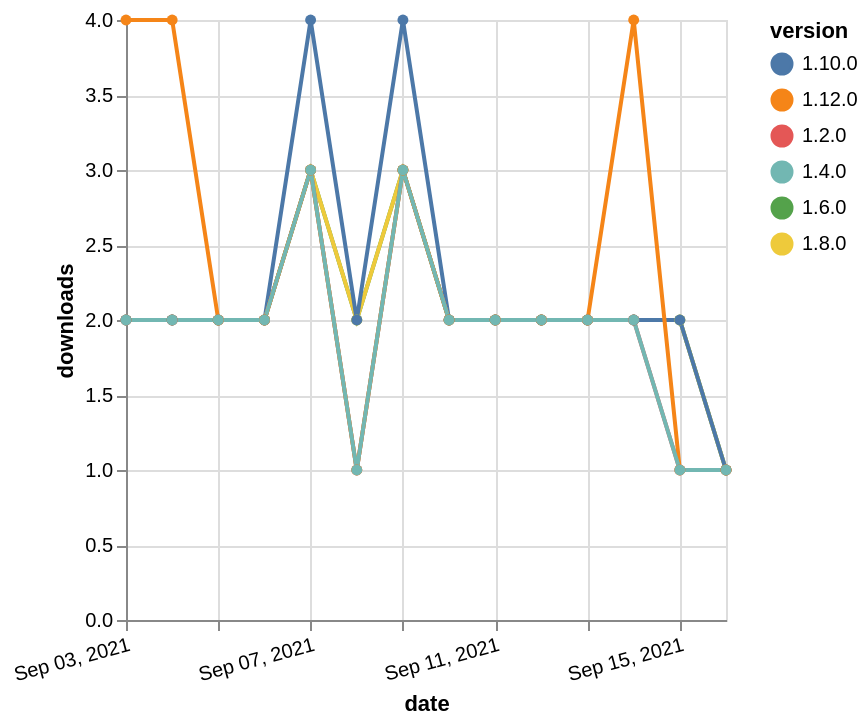

Express this chart as Vega-Lite.
### Vega-Lite specification from a JSON file in a GitHub repository (floating-point values rounded to 4 significant figures)
{"$schema": "https://vega.github.io/schema/vega-lite/v5.json", "description": "A simple bar chart with embedded data.", "data": {"values": [{"date": "2021-09-03", "total": 1457, "delta": 2, "version": "1.6.0"}, {"date": "2021-09-04", "total": 1459, "delta": 2, "version": "1.6.0"}, {"date": "2021-09-05", "total": 1461, "delta": 2, "version": "1.6.0"}, {"date": "2021-09-06", "total": 1463, "delta": 2, "version": "1.6.0"}, {"date": "2021-09-07", "total": 1466, "delta": 3, "version": "1.6.0"}, {"date": "2021-09-08", "total": 1468, "delta": 2, "version": "1.6.0"}, {"date": "2021-09-09", "total": 1471, "delta": 3, "version": "1.6.0"}, {"date": "2021-09-10", "total": 1473, "delta": 2, "version": "1.6.0"}, {"date": "2021-09-11", "total": 1475, "delta": 2, "version": "1.6.0"}, {"date": "2021-09-12", "total": 1477, "delta": 2, "version": "1.6.0"}, {"date": "2021-09-13", "total": 1479, "delta": 2, "version": "1.6.0"}, {"date": "2021-09-14", "total": 1481, "delta": 2, "version": "1.6.0"}, {"date": "2021-09-15", "total": 1483, "delta": 2, "version": "1.6.0"}, {"date": "2021-09-16", "total": 1484, "delta": 1, "version": "1.6.0"}, {"date": "2021-09-03", "total": 1009, "delta": 2, "version": "1.8.0"}, {"date": "2021-09-04", "total": 1011, "delta": 2, "version": "1.8.0"}, {"date": "2021-09-05", "total": 1013, "delta": 2, "version": "1.8.0"}, {"date": "2021-09-06", "total": 1015, "delta": 2, "version": "1.8.0"}, {"date": "2021-09-07", "total": 1018, "delta": 3, "version": "1.8.0"}, {"date": "2021-09-08", "total": 1020, "delta": 2, "version": "1.8.0"}, {"date": "2021-09-09", "total": 1023, "delta": 3, "version": "1.8.0"}, {"date": "2021-09-10", "total": 1025, "delta": 2, "version": "1.8.0"}, {"date": "2021-09-11", "total": 1027, "delta": 2, "version": "1.8.0"}, {"date": "2021-09-12", "total": 1029, "delta": 2, "version": "1.8.0"}, {"date": "2021-09-13", "total": 1031, "delta": 2, "version": "1.8.0"}, {"date": "2021-09-14", "total": 1033, "delta": 2, "version": "1.8.0"}, {"date": "2021-09-15", "total": 1035, "delta": 2, "version": "1.8.0"}, {"date": "2021-09-16", "total": 1036, "delta": 1, "version": "1.8.0"}, {"date": "2021-09-03", "total": 720, "delta": 2, "version": "1.10.0"}, {"date": "2021-09-04", "total": 722, "delta": 2, "version": "1.10.0"}, {"date": "2021-09-05", "total": 724, "delta": 2, "version": "1.10.0"}, {"date": "2021-09-06", "total": 726, "delta": 2, "version": "1.10.0"}, {"date": "2021-09-07", "total": 730, "delta": 4, "version": "1.10.0"}, {"date": "2021-09-08", "total": 732, "delta": 2, "version": "1.10.0"}, {"date": "2021-09-09", "total": 736, "delta": 4, "version": "1.10.0"}, {"date": "2021-09-10", "total": 738, "delta": 2, "version": "1.10.0"}, {"date": "2021-09-11", "total": 740, "delta": 2, "version": "1.10.0"}, {"date": "2021-09-12", "total": 742, "delta": 2, "version": "1.10.0"}, {"date": "2021-09-13", "total": 744, "delta": 2, "version": "1.10.0"}, {"date": "2021-09-14", "total": 746, "delta": 2, "version": "1.10.0"}, {"date": "2021-09-15", "total": 748, "delta": 2, "version": "1.10.0"}, {"date": "2021-09-16", "total": 749, "delta": 1, "version": "1.10.0"}, {"date": "2021-09-03", "total": 2032, "delta": 2, "version": "1.2.0"}, {"date": "2021-09-04", "total": 2034, "delta": 2, "version": "1.2.0"}, {"date": "2021-09-05", "total": 2036, "delta": 2, "version": "1.2.0"}, {"date": "2021-09-06", "total": 2038, "delta": 2, "version": "1.2.0"}, {"date": "2021-09-07", "total": 2041, "delta": 3, "version": "1.2.0"}, {"date": "2021-09-08", "total": 2042, "delta": 1, "version": "1.2.0"}, {"date": "2021-09-09", "total": 2045, "delta": 3, "version": "1.2.0"}, {"date": "2021-09-10", "total": 2047, "delta": 2, "version": "1.2.0"}, {"date": "2021-09-11", "total": 2049, "delta": 2, "version": "1.2.0"}, {"date": "2021-09-12", "total": 2051, "delta": 2, "version": "1.2.0"}, {"date": "2021-09-13", "total": 2053, "delta": 2, "version": "1.2.0"}, {"date": "2021-09-14", "total": 2055, "delta": 2, "version": "1.2.0"}, {"date": "2021-09-15", "total": 2056, "delta": 1, "version": "1.2.0"}, {"date": "2021-09-16", "total": 2057, "delta": 1, "version": "1.2.0"}, {"date": "2021-09-03", "total": 229, "delta": 4, "version": "1.12.0"}, {"date": "2021-09-04", "total": 233, "delta": 4, "version": "1.12.0"}, {"date": "2021-09-05", "total": 235, "delta": 2, "version": "1.12.0"}, {"date": "2021-09-06", "total": 237, "delta": 2, "version": "1.12.0"}, {"date": "2021-09-07", "total": 240, "delta": 3, "version": "1.12.0"}, {"date": "2021-09-08", "total": 241, "delta": 1, "version": "1.12.0"}, {"date": "2021-09-09", "total": 244, "delta": 3, "version": "1.12.0"}, {"date": "2021-09-10", "total": 246, "delta": 2, "version": "1.12.0"}, {"date": "2021-09-11", "total": 248, "delta": 2, "version": "1.12.0"}, {"date": "2021-09-12", "total": 250, "delta": 2, "version": "1.12.0"}, {"date": "2021-09-13", "total": 252, "delta": 2, "version": "1.12.0"}, {"date": "2021-09-14", "total": 256, "delta": 4, "version": "1.12.0"}, {"date": "2021-09-15", "total": 257, "delta": 1, "version": "1.12.0"}, {"date": "2021-09-16", "total": 258, "delta": 1, "version": "1.12.0"}, {"date": "2021-09-03", "total": 1629, "delta": 2, "version": "1.4.0"}, {"date": "2021-09-04", "total": 1631, "delta": 2, "version": "1.4.0"}, {"date": "2021-09-05", "total": 1633, "delta": 2, "version": "1.4.0"}, {"date": "2021-09-06", "total": 1635, "delta": 2, "version": "1.4.0"}, {"date": "2021-09-07", "total": 1638, "delta": 3, "version": "1.4.0"}, {"date": "2021-09-08", "total": 1639, "delta": 1, "version": "1.4.0"}, {"date": "2021-09-09", "total": 1642, "delta": 3, "version": "1.4.0"}, {"date": "2021-09-10", "total": 1644, "delta": 2, "version": "1.4.0"}, {"date": "2021-09-11", "total": 1646, "delta": 2, "version": "1.4.0"}, {"date": "2021-09-12", "total": 1648, "delta": 2, "version": "1.4.0"}, {"date": "2021-09-13", "total": 1650, "delta": 2, "version": "1.4.0"}, {"date": "2021-09-14", "total": 1652, "delta": 2, "version": "1.4.0"}, {"date": "2021-09-15", "total": 1653, "delta": 1, "version": "1.4.0"}, {"date": "2021-09-16", "total": 1654, "delta": 1, "version": "1.4.0"}]}, "width": "container", "mark": {"type": "line", "point": {"filled": true}}, "encoding": {"x": {"field": "date", "type": "temporal", "timeUnit": "yearmonthdate", "title": "date", "axis": {"labelAngle": -15}}, "y": {"field": "delta", "type": "quantitative", "title": "downloads"}, "color": {"field": "version", "type": "nominal"}, "tooltip": {"field": "delta"}}}
